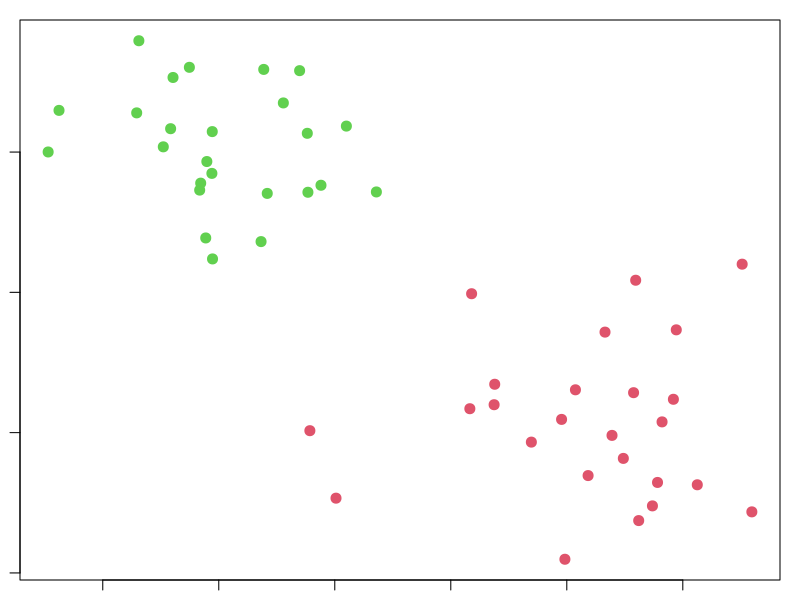
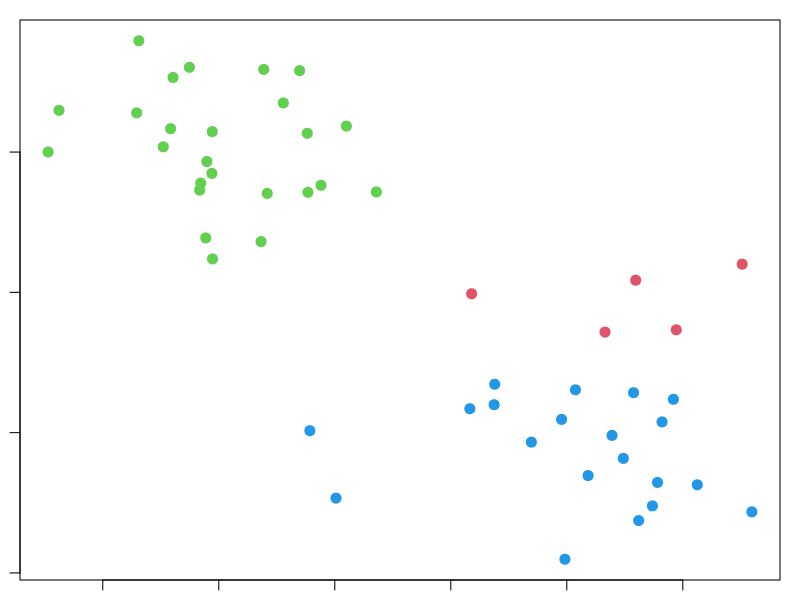
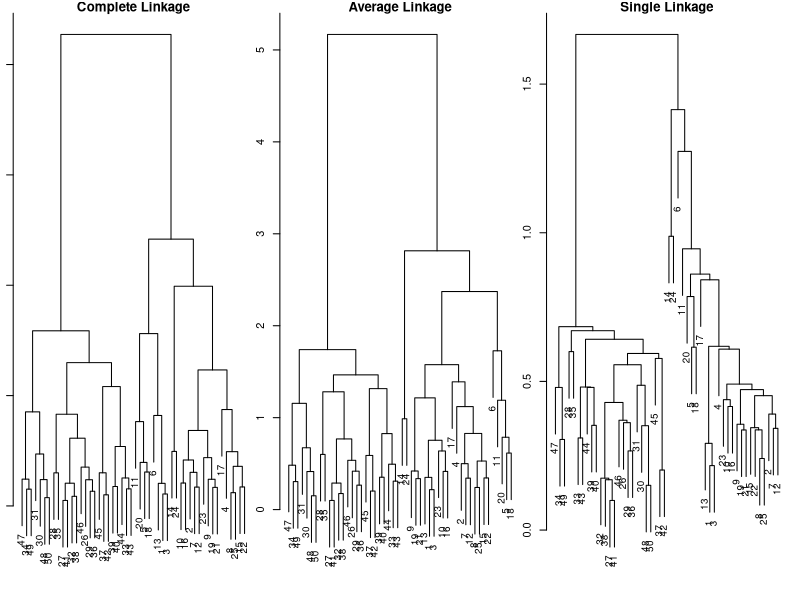
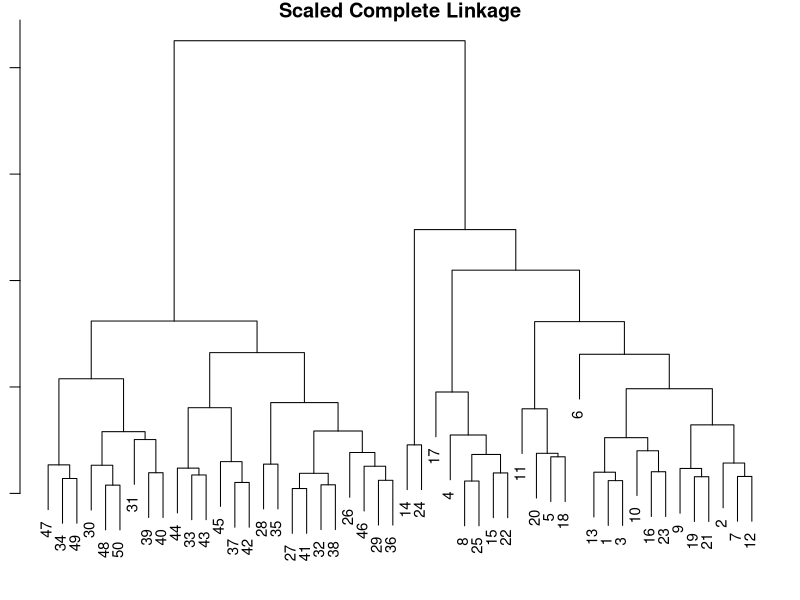
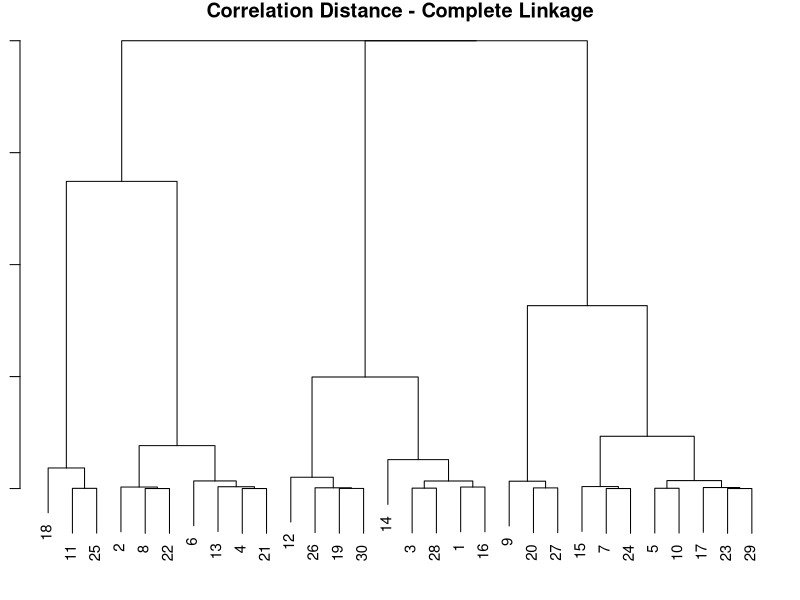

The R script that drew these images, in order:

par(mar=c(1,1,1,1))

# ------------------- 10.5.1 -------------------
set.seed(1)
x = matrix(rnorm(50*2), ncol=2)
x[1:25, 1] = x[1:25, 1] + 3
x[1:25, 2] = x[1:25, 2] - 4

km.out = kmeans(x, centers=2, nstart=20)
plot(x, col=km.out$cluster+1, xlab='x1', ylab='x2', pch=20, cex=2)


set.seed(4)
km.out = kmeans(x, centers=3, nstart=20)
plot(x, col=km.out$cluster+1, xlab='x1', ylab='x2', pch=20, cex=2)

set.seed(3)
km.out = kmeans(x, centers=3, nstart=1)
km.out$tot.withinss
# [1] 60.17588

km.out = kmeans(x, centers=3, nstart=20)
km.out$tot.withinss
# [1] 60.17588


# ------------------- 10.5.2 -------------------
hc.complete = hclust(dist(x), method='complete')
hc.average = hclust(dist(x), method='average')
hc.single = hclust(dist(x), method='single')

par(mfrow=c(1, 3))
plot(hc.complete, main='Complete Linkage', xlab='', ylab='', cex=0.9)
plot(hc.average, main='Average Linkage', xlab='', ylab='', cex=0.9)
plot(hc.single, main='Single Linkage', xlab='', ylab='', cex=0.9)

xsc = scale(x)
hc.scale.complete = hclust(dist(xsc), method='complete')
par(mfrow=c(1, 1))
plot(hc.scale.complete, main='Scaled Complete Linkage', xlab='', ylab='', cex=0.9)

x = matrix(rnorm(30*3), ncol=3)
dd = as.dist(1 - cor(t(x)))
hc.dd.complete = hclust(dd, method='complete')
plot(hc.dd.complete, main='Correlation Distance - Complete Linkage', xlab='', ylab='', cex=0.9)
